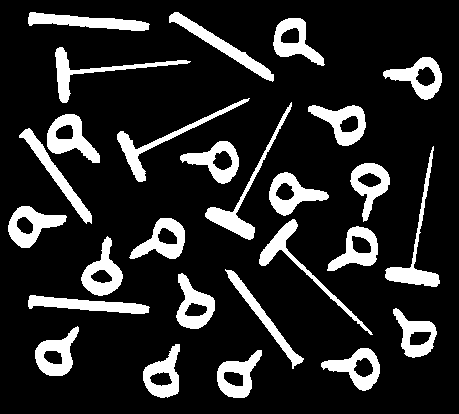
%> input picture 61_image_proccessing/IP-Images/objects.bmp, 459 x 414 px
$ octave ex9.m   (GNU Octave 9; MATLAB toolbox functions it lacks are replaced by stand-ins)
%> lines starting %> are read from the running program, lines starting %| are printed output that depends on the picture; in (x1, y1, x2, y2) boxes, pixels count from 0 and x2, y2 are one past the last pixel; in counts of white or black regions, pixels touching at a corner belong together; the program's own positions count from 1
% Image Processing experiment assignment 9 script file.
% Use existing code in this script, and add new code where needed.
% This script is made out of cells. to run a specific cell, click somewhere in it and press CTRL+ENTER.

clear;
close all;
clc;

%% Item 1
im = imread('objects.bmp');
%> im: size 414x459 logical; 16% white; 27 white regions
figure(1); imshow(im); title('Objects');

%% Item 2
stats = regionprops(im,'all');
%> stats = 27 regions; largest, box (x1, y1, x2, y2), Area, Centroid, MajorAxisLength, MinorAxisLength and Eccentricity: (169, 12, 274, 82) 1261 [222.8 46.5] 137.7 12.33 0.996, (205, 102, 292, 240) 1258 [243.1 199.3] 162.8 46.32 0.959, (28, 12, 150, 31) 1233 [87.8 22.6] 140.7 12.04 0.996
obj = stats(10);
%> obj = 1 region; box (x1, y1, x2, y2), Area, Centroid, MajorAxisLength, MinorAxisLength and Eccentricity: (129, 218, 185, 259) 1108 [163.5 241.3] 60.34 39.93 0.75

%% Item 3
f1 = [stats.MajorAxisLength];
%> f1 = 27 values, max 163.6 at index 9, min 53.92 at index 5, mean 92.18
f2 = [stats.ConvexArea];
%> f2 = 27 values, max 4266 at index 18, min 1445 at index 17, mean 2068.4
figure(2); plot(f1,f2,'o');
title('Features 1');
xlabel('Major Axis Length');
ylabel('Convex Area');
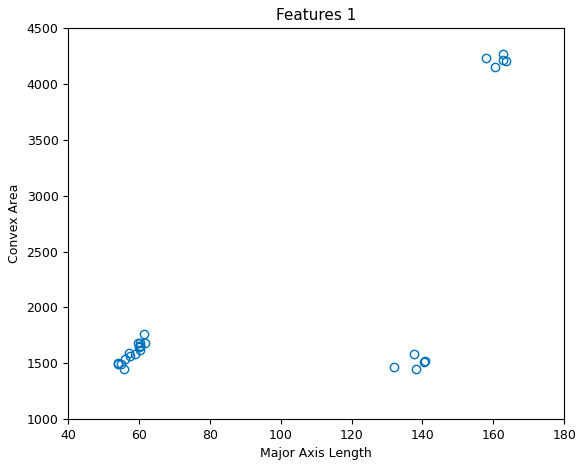
%> figure redrawn from the program's plot data

%% Item 4
%> (the run ends here)
